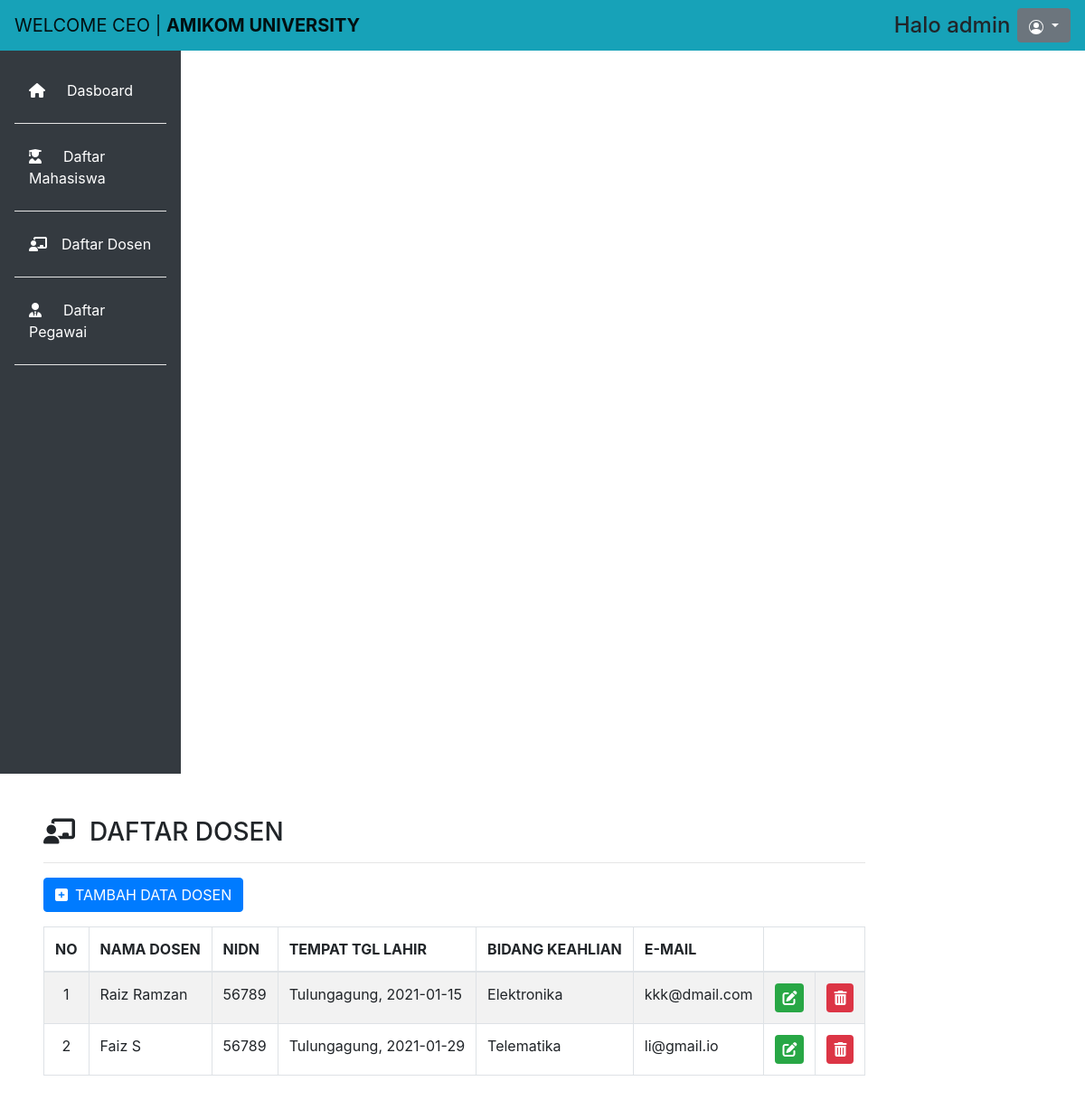
Page /page/dosen.php on the committed database.
### tables this page shows
CREATE TABLE `data_admin` (
  `id` int(11) NOT NULL,
  `user_name` varchar(255) NOT NULL,
  `password` varchar(255) NOT NULL,
  `name` varchar(255) NOT NULL
);

CREATE TABLE `data_dosen` (
  `id` int(11) NOT NULL,
  `nama` varchar(255) NOT NULL,
  `NIDN` int(11) NOT NULL,
  `tempat` varchar(255) NOT NULL,
  `tanggal` date NOT NULL,
  `keahlian` varchar(255) NOT NULL,
  `email` varchar(255) NOT NULL
);

### page/dosen.php (the view, shortened to what this page needs)
<!doctype html>
<html lang="en">
  <head>
    <link rel="stylesheet" href="https://cdn.jsdelivr.net/npm/bootstrap@4.5.3/dist/css/bootstrap.min.css">
    <link rel="stylesheet" type="text/css" href="css/admin.css">
  </head>
  <body>
  	<nav class="navbar navbar-expand-lg navbar-light bg-info">
	  <a class="navbar-brand" href="dash.php">WELCOME CEO | <b>AMIKOM UNIVERSITY</b></a>
	    <div class="form-inline my-2 my-lg-0 ml-auto">
	    	<?php
			    include ("../config/koneksi.php");
			    $id = $_SESSION['id'];
			    $sql = "SELECT * FROM data_admin WHERE id='$id'";
			    $hasil = mysqli_query($db, $sql) or exit("Error query : <b>".$sql."</br>");
			    $data = mysqli_fetch_assoc($hasil)
			?>
	    	<h4 class="form-inline mr-sm-2 my-lg-0 ml-auto">Halo <?php echo $data['name'];?></h4>
	      <div class="dropdown">
			  <button class="btn btn-secondary dropdown-toggle" type="button" id="dropdownMenuButton" data-toggle="dropdown" aria-haspopup="true" aria-expanded="false">
			  </button>
			</div>
	    </div>
	</nav>
	<div class="row no-gutters mt-0">
		<div class="col-md-2 bg-dark mt-0 pr-3 pt-4">
			<ul class="nav flex-column ml-3 mb-5">
			  <li class="nav-item">
			    <a class="nav-link active text-white" href="dash.php"><i class="fas fa-home mr-4"></i>Dasboard</a><hr class="bg-white">
			  </li>
			  <li class="nav-item">
			    <a class="nav-link text-white" href="mahasiswa.php"><i class="fas fa-user-graduate mr-4"></i>Daftar Mahasiswa</a><hr class="bg-white">
			  </li>
			  <li class="nav-item">
			    <a class="nav-link text-white"><i class="fas fa-chalkboard-teacher mr-3"></i>Daftar Dosen</a><hr class="bg-white">
			  </li>
			  <li class="nav-item">
			    <a class="nav-link text-white" href="pegawai.php"><i class="fas fa-user-tie mr-4"></i>Daftar Pegawai</a><hr class="bg-white">
			  </li>
			</ul>
		</div>
		<div class="com-md-10 p-5 pt-2">
			<h3><i class="fas fa-chalkboard-teacher mr-3"></i>DAFTAR DOSEN</h3><hr width="100%">
			<a data-toggle="modal" data-target="#tambahDosen" class="btn btn-primary mb-3"><i class="fas fa-plus-square mr-2"></i>TAMBAH DATA DOSEN</a>
			<table class="table table-striped table-bordered">
			  <thead>
			    <tr>
			      <th scope="col">NO</th>
			      <th scope="col">NAMA DOSEN</th>
			      <th scope="col">NIDN</th>
			      <th scope="col">TEMPAT TGL LAHIR</th>
			      <th scope="col">BIDANG KEAHLIAN</th>
			      <th scope="col">E-MAIL</th>
			      <th colspan="3" scope="col"></th>
			    </tr>
			  </thead>
			  <?php
			    include ("../config/koneksi.php");
			    $sql = "SELECT * FROM data_dosen";
			    $hasil = mysqli_query($db, $sql) or exit("Error query : <b>".$sql."</br>");
			    $i = 0;
			    while ($data = mysqli_fetch_assoc($hasil)) {
			    	$i++
			    ?>
				    <tr>
				    	<td align="center"><?php echo $i ?></td>
				    	<td><?php echo $data['nama'];?></td>
				    	<td align="center"><?php echo $data['NIDN'];?></td>
				    	<td><?php echo $data['tempat'],', ', $data['tanggal'];?></td>
				    	<td><?php echo $data['keahlian'];?></td>
				    	<td><?php echo $data['email'];?></td>
				    	<td><a type="button" class="fas fa-edit bg-success p-2 text-white rounded" data-toggle="modal" data-target="#dataDosen<?php echo $data['id'];?>" title="Edit"></i></td>
				    	<td><a type="button" data-toggle="modal" data-target="#hapus<?php echo $data['id'];?>" class="fas fa-trash-alt bg-danger p-2 text-white rounded" title="Delete"></a></td>
				    </tr>
			    <?php } ?>
			</table>
		</div>
	</div>
  </body>
</html>

### page/css/admin.css (style rules this page uses)
.col-md-2 { min-height: 800px; }

### rows in the picture
data_admin: name "admin"
data_dosen: nama "Raiz Ramzan", NIDN "56789", tempat "Tulungagung", tanggal "2021-01-15", keahlian "Elektronika", email "kkk@dmail.com"
data_dosen: nama "Faiz S", NIDN "56789", tempat "Tulungagung", tanggal "2021-01-29", keahlian "Telematika", email "li@gmail.io"
